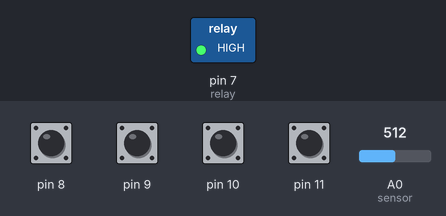
The sketch below on a simulated Arduino Uno, built with avr-gcc and run on an emulated ATmega328P. Shown: switched loads named in the sketch (green lamp = pin HIGH). Inputs (shaded band) come from the test bench; at power-on: pin 8–11 HIGH, A0 (sensor) = 512. What the sketch prints to the serial monitor is not drawn.

Above: at 7.4 s.
7.5 s: A0 (sensor) set to 109
9.0 s: A0 (sensor) set to 92
12.0 s: pin 10 pulled LOW for 0.15 s
Timing chart, 0 to 14.6 s (numbered marks = the images above; inputs shaded):
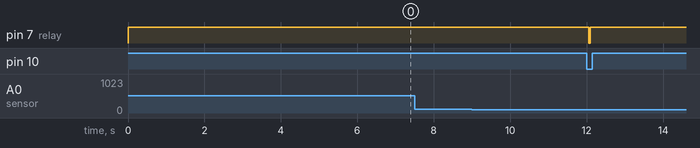

Measured:
- after the input at 7.5 s, every drawn part: stays the same
- after the input at 9.0 s, every drawn part: stays the same
- after the input at 12.0 s, pin 7 (relay): HIGH → LOW after 0.05 s, → HIGH 0.05 s later

The sketch:

FOA.ino
```cpp
const int sensor= A0;
const int relay=7;

int sensor_v = 0;        // value read from the pot
int ls_p=0;
int cs_p=0;
long counter=0;
long counter_time=0;
int a8;
int a9;
int a10;
int a11;

  unsigned int pedal_v = 0;

void setup() {
  // initialize serial communications at 9600 bps:
  Serial.begin(9600);
  pinMode(relay, OUTPUT);
  pinMode(8, INPUT_PULLUP);
  pinMode(9, INPUT_PULLUP);
  pinMode(10, INPUT_PULLUP);
  pinMode(11, INPUT_PULLUP);

}

void loop() {
  digitalWrite(relay, HIGH);
  // print the results to the Serial Monitor:
  sensor_v = analogRead(sensor);
  sensor_v = ( sensor_v + analogRead(sensor) )/2;
  Serial.print("Sensor_v: ");
  Serial.println(sensor_v);


  a8 = digitalRead(8);
  a9 = digitalRead(9);
  a10 = digitalRead(10);
  a11 = digitalRead(11);
  pedal_v = a11*8+a10*4+a9*2+a8*1;
  Serial.print("Pedal_v: ");
  Serial.println(pedal_v);


  if ( sensor_v < 200 ) {

  sensor_v = analogRead(sensor);
  sensor_v = ( sensor_v + analogRead(sensor) )/2;
  Serial.print("Sensor_v: ");
  Serial.println(sensor_v);


  a8 = digitalRead(8);
  a9 = digitalRead(9);
  a10 = digitalRead(10);
  a11 = digitalRead(11);
  pedal_v = a11*8+a10*4+a9*2+a8*1;
  Serial.print("Pedal_v: ");
  Serial.println(pedal_v);

  if ( pedal_v < 12 /* or pedal_v==13*/ ){

  //if (counter != 0 ){
  counter++;
  digitalWrite(relay, LOW);
  delay(50);
  digitalWrite(relay, HIGH);
  Serial.println(counter);
  delay(1000);
  //}


  sensor_v = analogRead(sensor);
  sensor_v = ( sensor_v + analogRead(sensor) )/2;
  Serial.print("Sensor_v: ");
  Serial.println(sensor_v);

wait_until_sensor_clear:
  if ( sensor_v < 200 ) {
  counter_time += 1;
  delay(50);
  /*if ( counter_time > 1200) {
    // counter_time=0;
    counter_time=0;
    goto next;
  }*/
    sensor_v = analogRead(sensor);
    sensor_v = ( sensor_v + analogRead(sensor) )/2;
    Serial.print("Sensor_v: ");
    Serial.println(sensor_v);
    Serial.print("Waiting time for clearance: ");
    Serial.println(counter_time/20);

  goto wait_until_sensor_clear;
  }
  counter_time=0;
  }
  }

}
```
